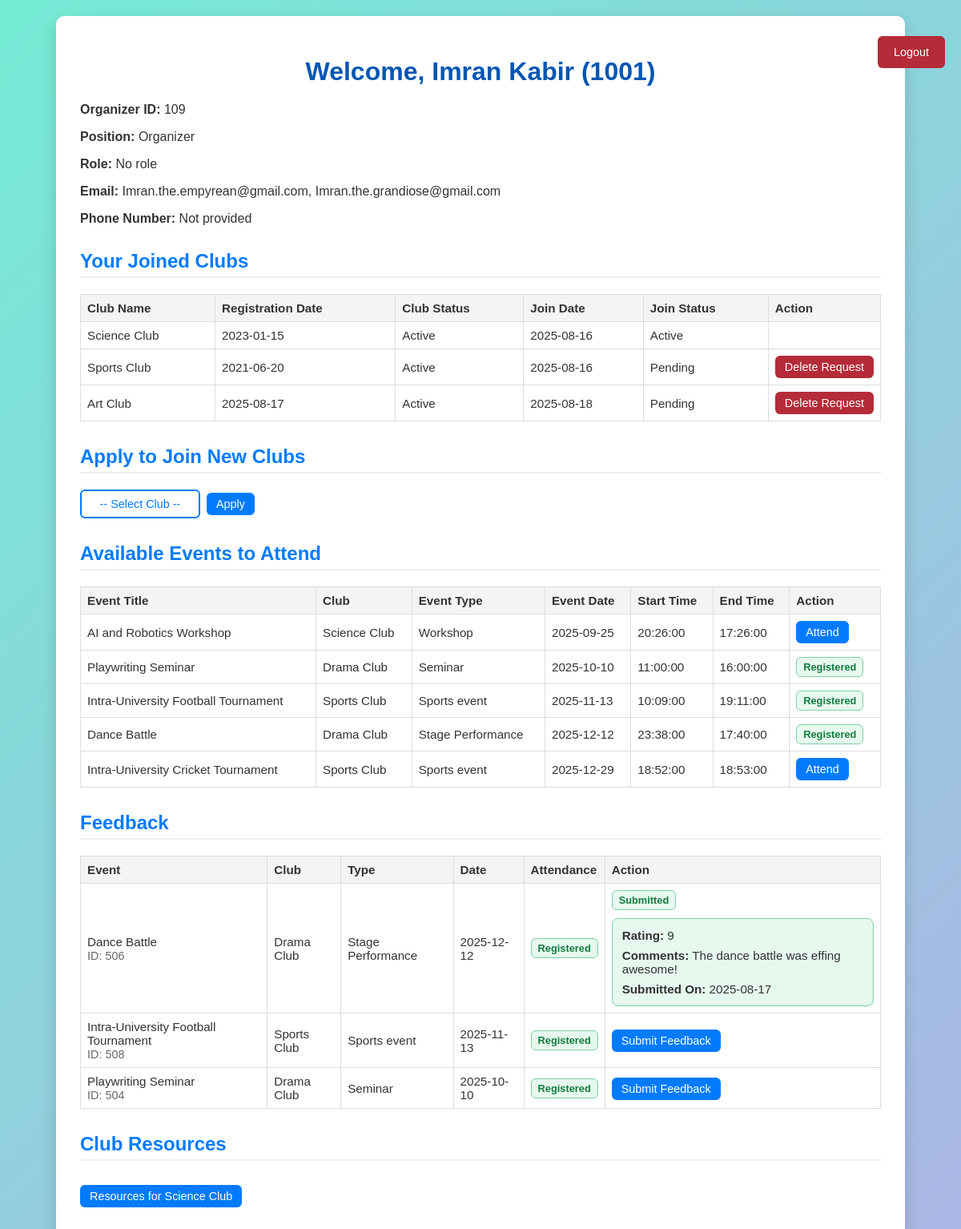
The app's page /member_dashboard.php (signed in) with its own data.
### tables this page shows
CREATE TABLE `members` (
  `student_id` int(11) NOT NULL,
  `first_name` varchar(50) NOT NULL,
  `last_name` varchar(50) NOT NULL,
  `house_no` varchar(10) DEFAULT NULL,
  `street_no` varchar(20) DEFAULT NULL,
  `city` varchar(10) DEFAULT NULL,
  `date_of_birth` date DEFAULT NULL,
  `password` varchar(255) NOT NULL
);

CREATE TABLE `organizer` (
  `student_id` int(11) NOT NULL,
  `org_id` int(11) NOT NULL,
  `work_hours` int(11) DEFAULT NULL
);

CREATE TABLE `joins` (
  `student_id` int(11) NOT NULL,
  `club_id` int(11) NOT NULL,
  `join_date` date DEFAULT NULL,
  `join_status` varchar(20) DEFAULT NULL
);

CREATE TABLE `clubs` (
  `club_id` int(11) NOT NULL,
  `club_name` varchar(100) NOT NULL,
  `registration_date` date NOT NULL,
  `status` varchar(20) NOT NULL
);

CREATE TABLE `events` (
  `event_id` int(11) NOT NULL,
  `club_id` int(11) DEFAULT NULL,
  `title` varchar(100) DEFAULT NULL,
  `event_type` varchar(50) DEFAULT NULL,
  `event_date` date DEFAULT NULL,
  `start_time` time DEFAULT NULL,
  `end_time` time DEFAULT NULL,
  `approval_status` varchar(20) DEFAULT NULL,
  `total_budget` decimal(10,2) DEFAULT NULL
);

CREATE TABLE `partakes` (
  `student_id` int(11) NOT NULL,
  `event_id` int(11) NOT NULL,
  `attendee_id` int(11) NOT NULL,
  `attendance_status` varchar(20) DEFAULT NULL
);

CREATE TABLE `feedback` (
  `feedback_id` int(11) NOT NULL,
  `student_id` int(11) NOT NULL,
  `event_id` int(11) NOT NULL,
  `rating` int(11) NOT NULL DEFAULT 0,
  `comments` text NOT NULL,
  `submitted_on` date NOT NULL
);

### member_dashboard.php (the view, shortened to what this page needs)
<?php
include 'connection.php';
$student_id = (int)$_SESSION['student_id'];
$sql_member = "SELECT * FROM members WHERE student_id = $student_id";
$res = mysqli_query($conn, $sql_member);
$member = mysqli_fetch_assoc($res);
$sql_email = "SELECT email FROM Members_email WHERE student_id = $student_id";
$res_email = mysqli_query($conn, $sql_email);
$emails = [];
if ($res_email && mysqli_num_rows($res_email) > 0) {
    while ($row_email = mysqli_fetch_assoc($res_email)) {
        $emails[] = $row_email['email'];
    }
}
$phone_numbers = [];
$position = '';
$role = '';
$id_value = '';
$sql_pres = "SELECT * FROM president WHERE student_id = $student_id";
$res_pres = mysqli_query($conn, $sql_pres);
if ($res_pres && mysqli_num_rows($res_pres) > 0) {
    $pres = mysqli_fetch_assoc($res_pres);
    $position = 'Volunteer';
    $role = 'President';
    $id_value = $pres['president_id'];
} else {
    $sql_exec = "SELECT * FROM executive WHERE student_id = $student_id";
    $res_exec = mysqli_query($conn, $sql_exec);
    if ($res_exec && mysqli_num_rows($res_exec) > 0) {
        $exec = mysqli_fetch_assoc($res_exec);
        $position = 'Volunteer';
        $role = 'Executive';
        $id_value = $exec['exec_id'];
    } else {
        $sql_sup = "SELECT * FROM supervisor WHERE student_id = $student_id";
        $res_sup = mysqli_query($conn, $sql_sup);
        if ($res_sup && mysqli_num_rows($res_sup) > 0) {
            $sup = mysqli_fetch_assoc($res_sup);
            $position = 'Organizer';
            $role = 'Supervisor';
            $id_value = $sup['sup_id'];
        } else {
            $sql_org = "SELECT * FROM organizer WHERE student_id = $student_id";
            $res_org = mysqli_query($conn, $sql_org);
            if ($res_org && mysqli_num_rows($res_org) > 0) {
                $org = mysqli_fetch_assoc($res_org);
                $position = 'Organizer';
                $role = '';
                $id_value = $org['org_id'];
            }
        }
    }
}
$sql_joins = "
    SELECT j.club_id, j.join_date, j.join_status, c.club_name, c.registration_date, c.status
    FROM joins j
    JOIN clubs c ON j.club_id = c.club_id
    WHERE j.student_id = $student_id
";
$joined_clubs = [];
$res_joins = mysqli_query($conn, $sql_joins);
if ($res_joins && mysqli_num_rows($res_joins) > 0) {
    while ($row = mysqli_fetch_assoc($res_joins)) {
        $joined_clubs[] = $row;
    }
}
$sql_events = "
  SELECT
    e.event_id, e.club_id, e.title, e.event_type, e.event_date, e.start_time, e.end_time, e.approval_status,
    c.club_name,
    p.attendance_status AS my_attendance_status
  FROM events e
  JOIN clubs c ON e.club_id = c.club_id
  LEFT JOIN partakes p
    ON p.event_id = e.event_id
   AND p.student_id = $student_id
  WHERE e.event_date >= CURDATE()
    AND LOWER(e.approval_status) = 'approved'
  ORDER BY e.event_date ASC, e.start_time ASC
";
$events = [];
$res_events = mysqli_query($conn, $sql_events);
if ($res_events && mysqli_num_rows($res_events) > 0) {
    while ($row = mysqli_fetch_assoc($res_events)) {
        $events[] = $row;
    }
}
$sql_feedback_events = "
    SELECT
        e.event_id,
        e.title,
        e.event_date,
        e.event_type,
        c.club_name,
        p.attendance_status,
        f.feedback_id AS submitted_feedback_id
    FROM partakes p
    JOIN events e ON e.event_id = p.event_id
    JOIN clubs c ON c.club_id = e.club_id
    LEFT JOIN feedback f
       ON f.student_id = p.student_id
      AND f.event_id = p.event_id
    WHERE p.student_id = $student_id
      AND LOWER(p.attendance_status) = 'registered'
    ORDER BY e.event_date DESC, e.title ASC
";
$registered_events_for_feedback = [];
$res_fbe = mysqli_query($conn, $sql_feedback_events);
if ($res_fbe && mysqli_num_rows($res_fbe) > 0) {
    while ($row = mysqli_fetch_assoc($res_fbe)) {
        $registered_events_for_feedback[] = $row;
    }
}
?>
<!DOCTYPE html>
<html lang="en">
<head>
</head>
<body>
<div class="container">
  <h1>
    Welcome, <?php echo htmlspecialchars($member['first_name'] . " " . $member['last_name']) . " (" . htmlspecialchars($student_id) . ")"; ?>
  </h1>
  <p><strong><?php echo ($position === 'Organizer') ? 'Organizer ID' : 'Volunteer ID'; ?>:</strong> <?php echo htmlspecialchars($id_value); ?></p>
  <p><strong>Position:</strong> <?php echo htmlspecialchars($position); ?></p>
  <p><strong>Role:</strong> <?php echo htmlspecialchars($role ?: 'No role'); ?></p>
  <p><strong>Email:</strong>
    <?php
      if (!empty($emails)) {
        echo htmlspecialchars(implode(', ', $emails));
      } else {
        echo 'Not provided';
      }
    ?>
  </p>
  <p><strong>Phone Number:</strong>
    <?php
      if (!empty($phone_numbers)) {
        echo htmlspecialchars(implode(', ', $phone_numbers));
      } else {
        echo 'Not provided';
      }
    ?>
  </p>
  <h2>Your Joined Clubs</h2>
  <?php if (!empty($joined_clubs)): ?>
    <form method="post">
    <table>
        <thead>
            <tr>
                <th>Club Name</th>
                <th>Registration Date</th>
                <th>Club Status</th>
                <th>Join Date</th>
                <th>Join Status</th>
                <th>Action</th>
            </tr>
        </thead>
        <tbody>
            <?php foreach ($joined_clubs as $jc): ?>
                <tr>
                    <td><?php echo htmlspecialchars($jc['club_name']); ?></td>
                    <td><?php echo htmlspecialchars($jc['registration_date']); ?></td>
                    <td><?php echo htmlspecialchars($jc['status']); ?></td>
                    <td><?php echo htmlspecialchars($jc['join_date']); ?></td>
                    <td><?php echo htmlspecialchars($jc['join_status']); ?></td>
                    <td style="width:1%; white-space:nowrap; text-align:center;">
                        <?php if (strtolower($jc['join_status']) === 'pending'): ?>
                            <button type="submit" name="delete_join_id" value="<?php echo (int)$jc['club_id']; ?>" class="action-btn" style="background:#b52b38; margin-bottom:0; margin-top:0;">Delete Request</button>
                        <?php endif; ?>
                    </td>
                </tr>
            <?php endforeach; ?>
        </tbody>
    </table>
    </form>
  <?php else: ?>
      <p>You have not joined any clubs yet.</p>
  <?php endif; ?>
  <h2>Apply to Join New Clubs</h2>
  <form method="post" style="display: flex; align-items: center;">
    <select name="apply_club_id" required>
      <option value="">-- Select Club --</option>
    </select>
    <button type="submit" class="action-btn">Apply</button>
  </form>
  <h2>Available Events to Attend</h2>
  <?php if (!empty($events)): ?>
    <form method="post">
      <table>
        <thead>
          <tr>
            <th>Event Title</th>
            <th>Club</th>
            <th>Event Type</th>
            <th>Event Date</th>
            <th>Start Time</th>
            <th>End Time</th>
            <th>Action</th>
          </tr>
        </thead>
        <tbody>
          <?php foreach ($events as $event): ?>
            <tr>
              <td><?php echo htmlspecialchars($event['title']); ?></td>
              <td><?php echo htmlspecialchars($event['club_name']); ?></td>
              <td><?php echo htmlspecialchars($event['event_type']); ?></td>
              <td><?php echo htmlspecialchars($event['event_date']); ?></td>
              <td><?php echo htmlspecialchars($event['start_time']); ?></td>
              <td><?php echo htmlspecialchars($event['end_time']); ?></td>
              <td>
                <?php if (!empty($event['my_attendance_status']) && strtolower($event['my_attendance_status']) === 'registered'): ?>
                  <span class="badge badge-green">Registered</span>
                <?php else: ?>
                  <button type="submit" name="attend_event_id" value="<?php echo (int)$event['event_id']; ?>" class="action-btn">Attend</button>
                <?php endif; ?>
              </td>
            </tr>
          <?php endforeach; ?>
        </tbody>
      </table>
    </form>
  <?php else: ?>
    <p>No upcoming approved events available.</p>
  <?php endif; ?>
  <h2>Feedback</h2>
  <?php if (!empty($registered_events_for_feedback)): ?>
    <table>
      <thead>
        <tr>
          <th>Event</th>
          <th>Club</th>
          <th>Type</th>
          <th>Date</th>
          <th>Attendance</th>
          <th>Action</th>
        </tr>
      </thead>
      <tbody>
      <?php foreach ($registered_events_for_feedback as $fe): ?>
        <tr>
          <td>
            <?php echo htmlspecialchars($fe['title']); ?>
            <br><span class="muted">ID: <?php echo (int)$fe['event_id']; ?></span>
          </td>
          <td><?php echo htmlspecialchars($fe['club_name']); ?></td>
          <td><?php echo htmlspecialchars($fe['event_type']); ?></td>
          <td><?php echo htmlspecialchars($fe['event_date']); ?></td>
          <td>
            <?php if (strtolower($fe['attendance_status']) === 'registered'): ?>
              <span class="badge badge-green">Registered</span>
            <?php else: ?>
              <span class="badge badge-gray"><?php echo htmlspecialchars($fe['attendance_status']); ?></span>
            <?php endif; ?>
          </td>
          <td>
            <?php if (!empty($fe['submitted_feedback_id'])): ?>
              <span class="badge badge-green">Submitted</span>
              <?php
                $feedback_id = (int)$fe['submitted_feedback_id'];
                $sql_fb = "SELECT rating, comments, submitted_on FROM feedback WHERE feedback_id = $feedback_id";
                $res_fb = mysqli_query($conn, $sql_fb);
                if ($res_fb && $fb_row = mysqli_fetch_assoc($res_fb)):
              ?>
                <div style="border:1.5px solid #78d3a5; border-radius:8px; padding:12px; margin-top:10px; background:#e7f8ee;">
                  <div style="margin-bottom:8px;">
                    <strong>Rating:</strong> <?php echo (int)$fb_row['rating']; ?>
                  </div>
                  <div style="margin-bottom:8px;">
                    <strong>Comments:</strong> <?php echo htmlspecialchars($fb_row['comments']); ?>
                  </div>
                  <div>
                    <strong>Submitted On:</strong> <?php echo htmlspecialchars($fb_row['submitted_on']); ?>
                  </div>
                </div>
              <?php endif; ?>
            <?php else: ?>
              <a
                class="action-btn"
                href="feedback.php?event_id=<?php echo (int)$fe['event_id']; ?>"
                style="text-decoration:none;"
              >
                Submit Feedback
              </a>
            <?php endif; ?>
          </td>
        </tr>
      <?php endforeach; ?>
      </tbody>
    </table>
  <?php else: ?>
    <p class="muted">No registered events found to give feedback yet.</p>
  <?php endif; ?>
  <?php
  $show_resources_section = false;
  if ($position === 'Organizer' && !empty($id_value)) {
      foreach ($joined_clubs as $club) {
          if (in_array($club['join_status'], ['Approved', 'Active', 'Joined'])) {
              $show_resources_section = true;
              break;
          }
      }
  }
  ?>
  <?php if ($show_resources_section && !empty($joined_clubs)): ?>
      <h2>Club Resources</h2>
      <?php foreach ($joined_clubs as $club): ?>
          <?php if (in_array($club['join_status'], ['Approved', 'Active', 'Joined'])): ?>
              <p>
                  <a href="resources.php?club_id=<?php echo (int)$club['club_id']; ?>"
                     class="action-btn"
                     style="text-decoration:none; display:inline-block; margin-top:10px;">
                      Resources for <?php echo htmlspecialchars($club['club_name']); ?>
                  </a>
              </p>
          <?php endif; ?>
      <?php endforeach; ?>
  <?php endif; ?>
</div>
<div class="logout-btn">
    <a href="logout.php">Logout</a>
</div>
</body>
</html>
</body>
</html>

### member_dashboard.php (style rules this page uses)
.action-btn { background-color: #007BFF; color: white; border: none; border-radius: 6px; padding: 6px 12px; font-size: 0.9rem; cursor: pointer; transition: background-color 0.3s ease; }
form select[name="apply_club_id"] { background-color: transparent; color: #007BFF; border: 2px solid #007BFF; border-radius: 6px; padding: 6px 12px; font-size: 0.9rem; cursor: pointer; transition: border-color 0.3s ease; height: 36px; width: 150px; appearance: none; -webkit-appearance: none; -moz-appearance: none; text-align-last: center; margin-right: 8px; }
body { font-family: Arial, sans-serif; background: linear-gradient(135deg, #74ebd5 0%, #ACB6E5 100%); margin: 0; min-height: 100vh; padding: 20px; color: #333; }
.container { background: white; border-radius: 10px; padding: 30px; max-width: 1000px; margin: auto; box-shadow: 0 8px 20px rgba(0,0,0,0.15); position: relative; }
h1 { text-align: center; color: #0056b3; margin-bottom: 20px; }
h2 { color: #007BFF; border-bottom: 2px solid #eee; padding-bottom: 5px; margin-top: 30px; }
table { width: 100%; border-collapse: collapse; margin-top: 15px; }
th, td { border: 1px solid #ddd; padding: 8px; font-size: 0.95rem; }
th { background-color: #f4f4f4; text-align: left; }
.logout-btn { position: absolute; top: 20px; right: 20px; display: block; margin-top: 25px; text-align: center; }
.logout-btn a { display: inline-block; padding: 12px 20px; background-color: #b52b38; color: #fff; text-decoration: none; border-radius: 6px; font-size: 0.9rem; transition: background-color 0.3s ease; }
.badge { display: inline-block; padding: 4px 8px; border-radius: 6px; font-size: 0.8rem; font-weight: 700; }
.badge-green { background: #e7f8ee; color:#127c3f; border:1px solid #78d3a5; }
.muted { color:#666; font-size:0.9rem; }

### records on screen
members: first_name+last_name "Imran Kabir"
organizer: org "109"
joins: club.club_name "Science Club", club.registration_date "2023-01-15", club.status "Active", join_date "2025-08-16", join_status "Active"
joins: club.club_name "Sports Club", club.registration_date "2021-06-20", club.status "Active", join_date "2025-08-16", join_status "Pending"
joins: club.club_name "Art Club", club.registration_date "2025-08-17", club.status "Active", join_date "2025-08-18", join_status "Pending"
events: title "AI and Robotics Workshop", club.club_name "Science Club", event_type "Workshop", event_date "2025-09-25", start_time "20:26:00", end_time "17:26:00", $event['event_id'] 510 (drawn)
events: title "Playwriting Seminar", club.club_name "Drama Club", event_type "Seminar", event_date "2025-10-10", start_time "11:00:00", end_time "16:00:00", shows "Registered"
events: title "Intra-University Football Tournament", club.club_name "Sports Club", event_type "Sports event", event_date "2025-11-13", start_time "10:09:00", end_time "19:11:00", shows "Registered"
events: title "Dance Battle", club.club_name "Drama Club", event_type "Stage Performance", event_date "2025-12-12", start_time "23:38:00", end_time "17:40:00", shows "Registered"
events: title "Intra-University Cricket Tournament", club.club_name "Sports Club", event_type "Sports event", event_date "2025-12-29", start_time "18:52:00", end_time "18:53:00", $event['event_id'] 507 (drawn)
partakes: event.title "Dance Battle", event.event_id "506", clubs.club_name "Drama Club", event.event_type "Stage Performance", event.event_date "2025-12-12", attendance_status "Registered", feedback.rating "9", feedback.comments "The dance battle was effing awesome!", feedback.submitted_on "2025-08-17"
partakes: event.title "Intra-University Football Tournament", event.event_id "508", clubs.club_name "Sports Club", event.event_type "Sports event", event.event_date "2025-11-13", attendance_status "Registered"
partakes: event.title "Playwriting Seminar", event.event_id "504", clubs.club_name "Drama Club", event.event_type "Seminar", event.event_date "2025-10-10", attendance_status "Registered"

### other values on screen
$student_id "1001"
$position "Organizer"
$role ?: 'No role' "No role"
implode(', ', $emails) "Imran.the.empyrean@gmail.com, Imran.the.grandiose@gmail.com"
